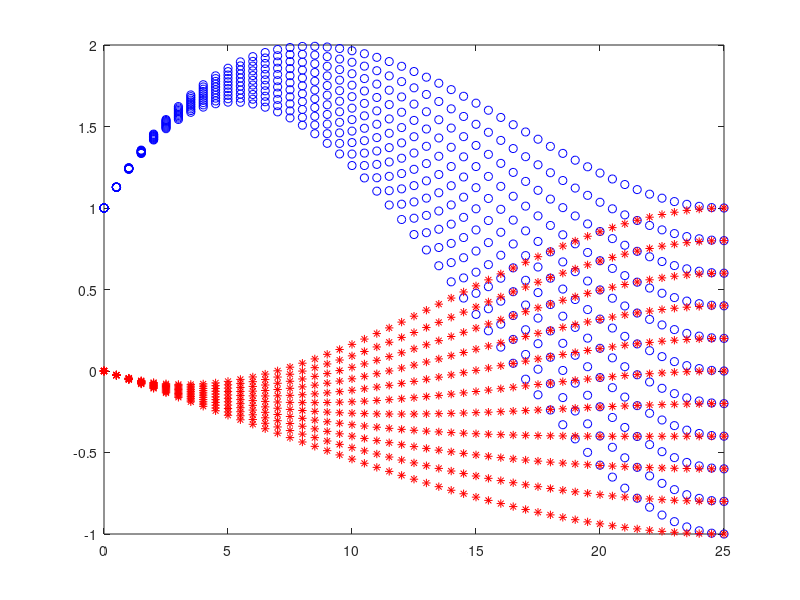

This chart was generated by the following MATLAB code:
clc
clear all
s0 = 0;
sf = 25;
L0 = 1;
% Lf = 0;
theta0 = 15/180*pi;


figure
for s = 0:0.5:sf
    for Lf = -1:0.2:1
        A = [1 s0 s0^2 s0^3; 1 sf sf^2 sf^3; 0 1 2*s0 3*s0^2; 0 1 2*sf 3*sf^2];
        B = [L0;Lf;tan(theta0);0];
        C = A\B;
        y = C(1) + C(2)*s + C(3)*s^2 + C(4)* s^3;
        plot(s,y,'-bo')
        hold on
    end
end

L0 = 0;
% Lf = 0;
theta0 = -3/180*pi;
for s = 0:0.5:sf
    for Lf = -1:0.2:1
        A = [1 s0 s0^2 s0^3; 1 sf sf^2 sf^3; 0 1 2*s0 3*s0^2; 0 1 2*sf 3*sf^2];
        B = [L0;Lf;tan(theta0);0];
        C = A\B;
        y = C(1) + C(2)*s + C(3)*s^2 + C(4)* s^3;
        plot(s,y,'-r*')
        hold on
    end
end